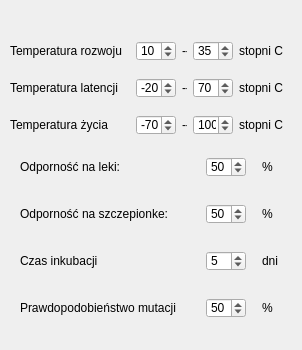
          <widget class="QWidget" name="t_cechy_i_odpornosc">
           <attribute name="title">
            <string>Cechy i odporność</string>
           </attribute>
           <widget class="QWidget" name="verticalLayoutWidget_3">
            <property name="geometry">
             <rect>
              <x>10</x>
              <y>30</y>
              <width>283</width>
              <height>311</height>
             </rect>
            </property>
            <layout class="QVBoxLayout" name="verticalLayout_8">
             <item>
              <layout class="QHBoxLayout" name="horizontalLayout_2">
               <item>
                <widget class="QLabel" name="l_temp_rozwoju">
                 <property name="maximumSize">
                  <size>
                   <width>120</width>
                   <height>16777215</height>
                  </size>
                 </property>
                 <property name="text">
                  <string>Temperatura rozwoju</string>
                 </property>
                </widget>
               </item>
               <item>
                <widget class="QSpinBox" name="sp_temp_rozw_min">
                 <property name="sizePolicy">
                  <sizepolicy hsizetype="Minimum" vsizetype="Fixed">
                   <horstretch>0</horstretch>
                   <verstretch>0</verstretch>
                  </sizepolicy>
                 </property>
                 <property name="minimumSize">
                  <size>
                   <width>40</width>
                   <height>20</height>
                  </size>
                 </property>
                 <property name="maximumSize">
                  <size>
                   <width>40</width>
                   <height>20</height>
                  </size>
                 </property>
                 <property name="minimum">
                  <number>-100</number>
                 </property>
                 <property name="maximum">
                  <number>200</number>
                 </property>
                 <property name="value">
                  <number>10</number>
                 </property>
                </widget>
               </item>
               <item>
                <widget class="QLabel" name="l_m">
                 <property name="maximumSize">
                  <size>
                   <width>5</width>
                   <height>16777215</height>
                  </size>
                 </property>
                 <property name="text">
                  <string>--</string>
                 </property>
                </widget>
               </item>
               <item>
                <widget class="QSpinBox" name="sp_temp_rozw_max">
                 <property name="minimumSize">
                  <size>
                   <width>40</width>
                   <height>20</height>
                  </size>
                 </property>
                 <property name="maximumSize">
                  <size>
                   <width>40</width>
                   <height>20</height>
                  </size>
                 </property>
                 <property name="minimum">
                  <number>-50</number>
                 </property>
                 <property name="maximum">
                  <number>200</number>
                 </property>
                 <property name="value">
                  <number>35</number>
                 </property>
                </widget>
               </item>
               <item>
                <widget class="QLabel" name="l_stopni_C">
                 <property name="minimumSize">
                  <size>
                   <width>50</width>
                   <height>20</height>
                  </size>
                 </property>
                 <property name="maximumSize">
                  <size>
                   <width>30</width>
                   <height>20</height>
                  </size>
                 </property>
                 <property name="text">
                  <string>stopni C</string>
                 </property>
                </widget>
               </item>
              </layout>
             </item>
             <item>
              <layout class="QHBoxLayout" name="horizontalLayout_10">
               <item>
                <widget class="QLabel" name="l_temp_latencji">
                 <property name="maximumSize">
                  <size>
                   <width>120</width>
                   <height>16777215</height>
                  </size>
                 </property>
                 <property name="text">
                  <string>Temperatura latencji</string>
                 </property>
                </widget>
               </item>
               <item>
                <widget class="QSpinBox" name="sp_temp_latencji_min">
                 <property name="minimumSize">
                  <size>
                   <width>40</width>
                   <height>20</height>
                  </size>
                 </property>
                 <property name="maximumSize">
                  <size>
                   <width>40</width>
                   <height>20</height>
                  </size>
                 </property>
                 <property name="minimum">
                  <number>-100</number>
                 </property>
                 <property name="maximum">
                  <number>200</number>
                 </property>
                 <property name="value">
                  <number>-20</number>
                 </property>
                </widget>
               </item>
               <item>
                <widget class="QLabel" name="l_m_1">
                 <property name="maximumSize">
                  <size>
                   <width>5</width>
                   <height>16777215</height>
                  </size>
                 </property>
                 <property name="text">
                  <string>--</string>
                 </property>
                </widget>
               </item>
               <item>
                <widget class="QSpinBox" name="sp_temp_latencji_max">
                 <property name="minimumSize">
                  <size>
                   <width>40</width>
                   <height>20</height>
                  </size>
                 </property>
                 <property name="maximumSize">
                  <size>
                   <width>40</width>
                   <height>20</height>
                  </size>
                 </property>
                 <property name="minimum">
                  <number>-100</number>
                 </property>
                 <property name="maximum">
                  <number>200</number>
                 </property>
                 <property name="value">
                  <number>70</number>
                 </property>
                </widget>
               </item>
               <item>
                <widget class="QLabel" name="l_stopni_C_2">
                 <property name="minimumSize">
                  <size>
                   <width>50</width>
                   <height>20</height>
                  </size>
                 </property>
                 <property name="maximumSize">
                  <size>
                   <width>30</width>
                   <height>20</height>
                  </size>
                 </property>
                 <property name="text">
                  <string>stopni C</string>
                 </property>
                </widget>
               </item>
              </layout>
             </item>
             <item>
              <layout class="QHBoxLayout" name="horizontalLayout_11">
               <item>
                <widget class="QLabel" name="l_temp_zycia">
                 <property name="maximumSize">
                  <size>
                   <width>120</width>
                   <height>16777215</height>
                  </size>
                 </property>
                 <property name="text">
                  <string>Temperatura życia</string>
                 </property>
                </widget>
               </item>
               <item>
                <widget class="QSpinBox" name="sp_temp_zycia_min">
                 <property name="minimumSize">
                  <size>
                   <width>40</width>
                   <height>20</height>
                  </size>
                 </property>
                 <property name="maximumSize">
                  <size>
                   <width>40</width>
                   <height>20</height>
                  </size>
                 </property>
                 <property name="minimum">
                  <number>-100</number>
                 </property>
                 <property name="maximum">
                  <number>200</number>
                 </property>
                 <property name="value">
                  <number>-70</number>
                 </property>
                </widget>
               </item>
               <item>
                <widget class="QLabel" name="l_m_2">
                 <property name="maximumSize">
                  <size>
                   <width>5</width>
                   <height>16777215</height>
                  </size>
                 </property>
                 <property name="text">
                  <string>--</string>
                 </property>
                </widget>
               </item>
               <item>
                <widget class="QSpinBox" name="sp_temp_zycia_max">
                 <property name="minimumSize">
                  <size>
                   <width>40</width>
                   <height>20</height>
                  </size>
                 </property>
                 <property name="maximumSize">
                  <size>
                   <width>40</width>
                   <height>20</height>
                  </size>
                 </property>
                 <property name="minimum">
                  <number>-100</number>
                 </property>
                 <property name="maximum">
                  <number>200</number>
                 </property>
                 <property name="value">
                  <number>100</number>
                 </property>
                </widget>
               </item>
               <item>
                <widget class="QLabel" name="l_stopni_C_3">
                 <property name="minimumSize">
                  <size>
                   <width>50</width>
                   <height>20</height>
                  </size>
                 </property>
                 <property name="maximumSize">
                  <size>
                   <width>30</width>
                   <height>20</height>
                  </size>
                 </property>
                 <property name="text">
                  <string>stopni C</string>
                 </property>
                </widget>
               </item>
              </layout>
             </item>
             <item>
              <layout class="QHBoxLayout" name="horizontalLayout_12">
               <item>
                <widget class="QLabel" name="l_odp_leki">
                 <property name="maximumSize">
                  <size>
                   <width>170</width>
                   <height>16777215</height>
                  </size>
                 </property>
                 <property name="text">
                  <string>Odporność na leki:</string>
                 </property>
                </widget>
               </item>
               <item>
                <widget class="QSpinBox" name="sp_odp_leki">
                 <property name="minimumSize">
                  <size>
                   <width>40</width>
                   <height>20</height>
                  </size>
                 </property>
                 <property name="maximumSize">
                  <size>
                   <width>40</width>
                   <height>20</height>
                  </size>
                 </property>
                 <property name="maximum">
                  <number>100</number>
                 </property>
                 <property name="value">
                  <number>50</number>
                 </property>
                </widget>
               </item>
               <item>
                <widget class="QLabel" name="l_procent_1">
                 <property name="maximumSize">
                  <size>
                   <width>20</width>
                   <height>30</height>
                  </size>
                 </property>
                 <property name="text">
                  <string>%</string>
                 </property>
                </widget>
               </item>
              </layout>
             </item>
             <item>
              <layout class="QHBoxLayout" name="horizontalLayout_13">
               <item>
                <widget class="QLabel" name="l_odp_leki_2">
                 <property name="maximumSize">
                  <size>
                   <width>170</width>
                   <height>16777215</height>
                  </size>
                 </property>
                 <property name="text">
                  <string>Odporność na szczepionke:</string>
                 </property>
                </widget>
               </item>
               <item>
                <widget class="QSpinBox" name="sp_odp_szepionke">
                 <property name="minimumSize">
                  <size>
                   <width>40</width>
                   <height>20</height>
                  </size>
                 </property>
                 <property name="maximumSize">
                  <size>
                   <width>40</width>
                   <height>20</height>
                  </size>
                 </property>
                 <property name="maximum">
                  <number>100</number>
                 </property>
                 <property name="value">
                  <number>50</number>
                 </property>
                </widget>
               </item>
               <item>
                <widget class="QLabel" name="l_procent_2">
                 <property name="maximumSize">
                  <size>
                   <width>20</width>
                   <height>30</height>
                  </size>
                 </property>
                 <property name="text">
                  <string>%</string>
                 </property>
                </widget>
               </item>
              </layout>
             </item>
             <item>
              <layout class="QHBoxLayout" name="horizontalLayout_14">
               <item>
                <widget class="QLabel" name="l_czas_inkubacji">
                 <property name="maximumSize">
                  <size>
                   <width>170</width>
                   <height>16777215</height>
                  </size>
                 </property>
                 <property name="text">
                  <string>Czas inkubacji</string>
                 </property>
                </widget>
               </item>
               <item>
                <widget class="QSpinBox" name="sp_czas_inkubacji">
                 <property name="minimumSize">
                  <size>
                   <width>40</width>
                   <height>20</height>
                  </size>
                 </property>
                 <property name="maximumSize">
                  <size>
                   <width>40</width>
                   <height>20</height>
                  </size>
                 </property>
                 <property name="maximum">
                  <number>100</number>
                 </property>
                 <property name="value">
                  <number>5</number>
                 </property>
                </widget>
               </item>
               <item>
                <widget class="QLabel" name="l_dni_1">
                 <property name="maximumSize">
                  <size>
                   <width>20</width>
                   <height>30</height>
                  </size>
                 </property>
                 <property name="text">
                  <string>dni</string>
                 </property>
                </widget>
               </item>
              </layout>
             </item>
             <item>
              <layout class="QHBoxLayout" name="horizontalLayout_16">
               <item>
                <widget class="QLabel" name="l_odp_leki_3">
                 <property name="maximumSize">
                  <size>
                   <width>170</width>
                   <height>16777215</height>
                  </size>
                 </property>
                 <property name="text">
                  <string>Prawdopodobieństwo mutacji</string>
                 </property>
                </widget>
               </item>
               <item>
                <widget class="QSpinBox" name="sp_prawdo_mutacji">
                 <property name="minimumSize">
                  <size>
                   <width>40</width>
                   <height>20</height>
                  </size>
                 </property>
                 <property name="maximumSize">
                  <size>
                   <width>40</width>
                   <height>20</height>
                  </size>
                 </property>
                 <property name="maximum">
                  <number>100</number>
                 </property>
                 <property name="value">
                  <number>50</number>
                 </property>
                </widget>
               </item>
               <item>
                <widget class="QLabel" name="l_procent_3">
                 <property name="maximumSize">
                  <size>
                   <width>20</width>
                   <height>30</height>
                  </size>
                 </property>
                 <property name="text">
                  <string>%</string>
                 </property>
                </widget>
               </item>
              </layout>
             </item>
            </layout>
           </widget>
          </widget>
